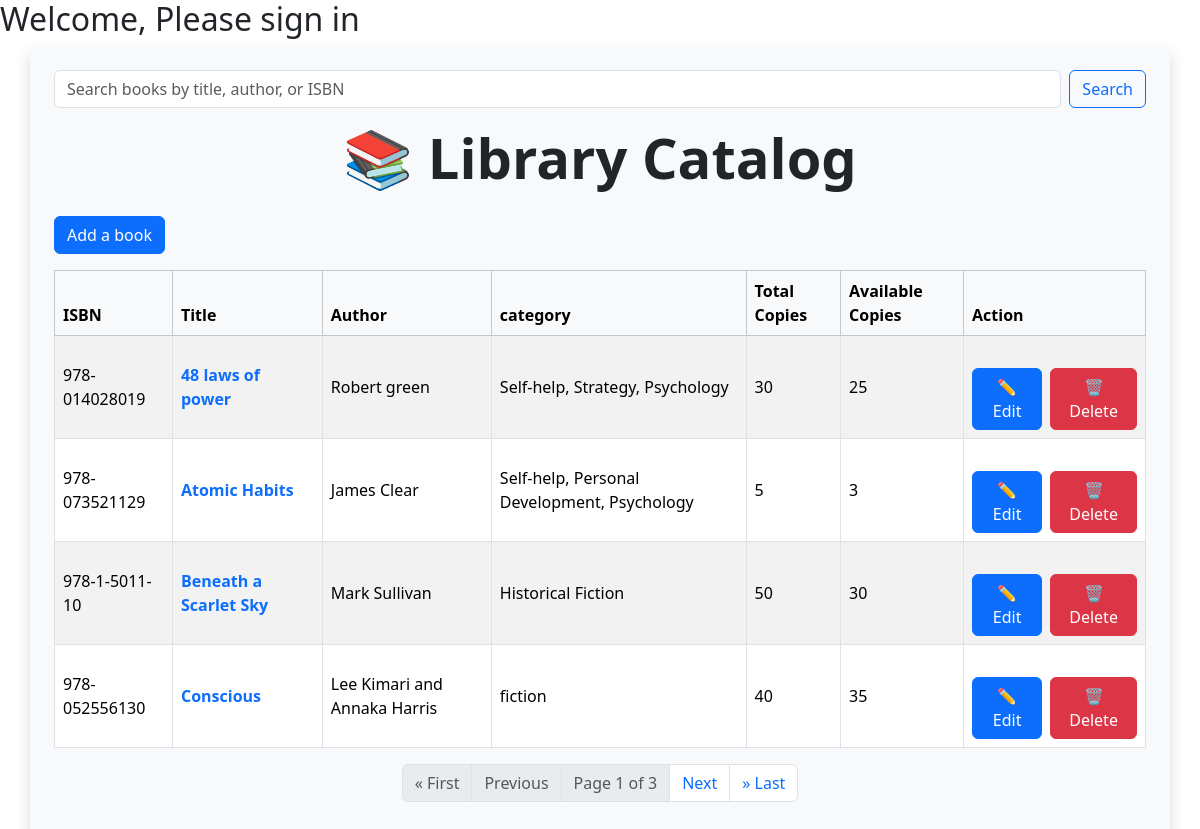
Page /library/book_list/ (signed in) on the committed database.
### library_app/models.py (models this page shows, shortened)
class Book(models.Model):
    title = models.CharField(max_length=255)
    author = models.CharField(max_length=255)
    isbn = models.CharField(max_length=13, unique=True)
    category = models.CharField(max_length=100)
    description = models.TextField(blank=True)  # NEW field
    total_copies = models.PositiveIntegerField()
    available_copies = models.PositiveIntegerField()
    added_by = models.ForeignKey(User, on_delete=models.SET_NULL, null=True, blank=True)  # NEW field
    publisher = models.ForeignKey('Publisher', on_delete=models.SET_NULL, null=True, blank=True)  # NEW field
    created_at = models.DateTimeField(auto_now_add=True)
    updated_at = models.DateTimeField(auto_now=True)

### library_app/views.py (the view)
# urls.py: path('book_list/', book_list, name='book_list'),
@login_required
def book_list(request):
    query = request.GET.get('q', '')# reads the search query from the URL parameters
    books = Book.objects.all().order_by('title')
    if query:
        books = books.filter(
            Q(title__icontains=query) |
            Q(author__icontains=query) |
            Q(isbn__icontains=query)
        )
    paginator = Paginator(books, 4)  # Show 4 books per page
    page_number = request.GET.get('page') # get the page number from the URL parameters
    books_page = paginator.get_page(page_number) # get the books for the current page
    context = {
        'title': "Book List",
        'books': books_page,
        'query': query,
        'current_year': timezone.now().year,
    }
    return render(request, 'library_app/book_list.html', context)

### library_app/templates/library_app/book_list.html (shortened to what this page needs)
{% extends 'base.html' %} {% block content %}
<div class="container p-4 bg-light shadow rounded">
  <form method="get" action="" class="d-flex mb-3">
    <input
      type="text"
      name="q"
      class="form-control me-2"
      placeholder="Search books by title, author, or ISBN"
      value="{{ query }}"
    />
    <button type="submit" class="btn btn-outline-primary">Search</button>
  </form>
  <h1 class="display-4 fw-bold text-center text-gradient mb-4">
    📚 Library Catalog
  </h1>
  {% if user.is_staff %}
  <a href="{% url 'book_create' %}" class="btn btn-primary mb-3">Add a book</a>
  {% endif %}
  <div class="table-responsive">
    <table class="table table-bordered table-striped align-middle">
      <thead class="table-light">
        <tr>
          <th>ISBN</th>
          <th>Title</th>
          <th>Author</th>
          <th>category</th>
          <th>Total Copies</th>
          <th>Available Copies</th>
          {% if user.is_staff %}
          <th>Action</th>
          {% endif %}
        </tr>
      </thead>
      <tbody>
        {% for book in books %}
        <tr>
          <td>{{ book.isbn }}</td>
          <td>
            <a
              href="{% url 'book_detail' book.id %}"
              class="text-decoration-none fw-semibold"
            >
              {{ book.title }}
            </a>
          </td>
          <td>{{ book.author }}</td>
          <td>{{ book.category }}</td>
          <td>{{ book.total_copies }}</td>
          <td>{{ book.available_copies }}</td>
          {% if user.is_staff %}
          <td>
            <div class="mt-4 d-flex gap-2">
              <a href="{% url 'book_update' book.id %}" class="btn btn-primary"
                >✏️ Edit</a
              >
              <a href="{% url 'book_delete' book.id %}" class="btn btn-danger"
                >🗑️ Delete</a
              >
            </div>
          </td>
          {% endif %}
        </tr>
        {% endfor %}
      </tbody>
    </table>
    <nav aria-label="Page navigation">
      <ul class="pagination justify-content-center">
        {% if books.has_previous %}
        <li class="page-item">
          <a class="page-link" href="?page=1">&laquo; First</a>
        </li>
        <li class="page-item">
          <a class="page-link" href="?page={{ books.previous_page_number }}"
            >Previous</a
          >
        </li>
        {% else %}
        <li class="page-item disabled">
          <span class="page-link">&laquo; First</span>
        </li>
        <li class="page-item disabled">
          <span class="page-link">Previous</span>
        </li>
        {% endif %}
        <li class="page-item disabled">
          <span class="page-link">
            Page {{ books.number }} of {{ books.paginator.num_pages }}
          </span>
        </li>
        {% if books.has_next %}
        <li class="page-item">
          <a class="page-link" href="?page={{ books.next_page_number }}"
            >Next</a
          >
        </li>
        <li class="page-item">
          <a class="page-link" href="?page={{ books.paginator.num_pages }}"
            >&raquo; Last</a
          >
        </li>
        {% endif %}
      </ul>
    </nav>
  </div>
</div>
{% endblock content %}

### rows in the picture
Book: isbn "978-014028019", title "48 laws of power", author "Robert green", category "Self-help, Strategy, Psychology", total_copies "30", available_copies "25"
Book: isbn "978-073521129", title "Atomic Habits", author "James Clear", category "Self-help, Personal Development, Psychology", total_copies "5", available_copies "3"
Book: isbn "978-1-5011-10", title "Beneath a Scarlet Sky", author "Mark Sullivan", category "Historical Fiction", total_copies "50", available_copies "30"
Book: isbn "978-052556130", title "Conscious", author "Lee Kimari and Annaka Harris", category "fiction", total_copies "40", available_copies "35"

### other values in the picture
{{ books.number }} "1"
{{ books.paginator.num_pages }} "3"
